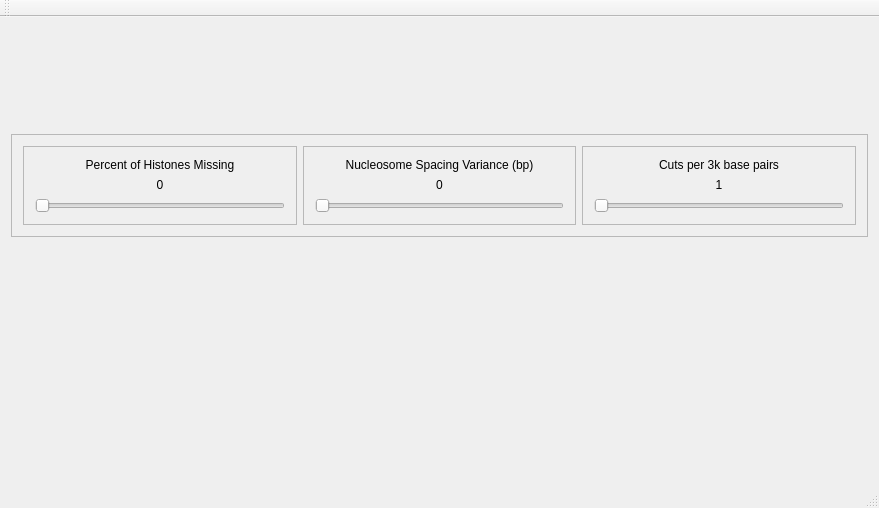
<?xml version="1.0" encoding="UTF-8"?>
<ui version="4.0">
 <class>MainWindow</class>
 <widget class="QMainWindow" name="MainWindow">
  <property name="geometry">
   <rect>
    <x>0</x>
    <y>0</y>
    <width>879</width>
    <height>508</height>
   </rect>
  </property>
  <property name="windowTitle">
   <string>MainWindow</string>
  </property>
  <widget class="QWidget" name="centralWidget">
   <layout class="QGridLayout" name="gridLayout">
    <item row="2" column="0">
     <widget class="HistoPlot" name="widget_2" native="true">
      <property name="sizePolicy">
       <sizepolicy hsizetype="Preferred" vsizetype="Preferred">
        <horstretch>0</horstretch>
        <verstretch>1</verstretch>
       </sizepolicy>
      </property>
     </widget>
    </item>
    <item row="0" column="0">
     <widget class="GLWidget" name="widget" native="true">
      <property name="sizePolicy">
       <sizepolicy hsizetype="Preferred" vsizetype="Preferred">
        <horstretch>0</horstretch>
        <verstretch>0</verstretch>
       </sizepolicy>
      </property>
      <property name="minimumSize">
       <size>
        <width>400</width>
        <height>100</height>
       </size>
      </property>
      <zorder>histoneFractionSlider</zorder>
     </widget>
    </item>
    <item row="1" column="0">
     <widget class="QFrame" name="frame">
      <property name="sizePolicy">
       <sizepolicy hsizetype="Preferred" vsizetype="Preferred">
        <horstretch>0</horstretch>
        <verstretch>0</verstretch>
       </sizepolicy>
      </property>
      <property name="frameShape">
       <enum>QFrame::StyledPanel</enum>
      </property>
      <property name="frameShadow">
       <enum>QFrame::Raised</enum>
      </property>
      <layout class="QHBoxLayout" name="horizontalLayout">
       <item>
        <widget class="QFrame" name="frame_2">
         <property name="frameShape">
          <enum>QFrame::StyledPanel</enum>
         </property>
         <property name="frameShadow">
          <enum>QFrame::Raised</enum>
         </property>
         <layout class="QVBoxLayout" name="verticalLayout">
          <item>
           <widget class="QLabel" name="label">
            <property name="text">
             <string>Percent of Histones Missing</string>
            </property>
            <property name="alignment">
             <set>Qt::AlignCenter</set>
            </property>
           </widget>
          </item>
          <item>
           <widget class="QLabel" name="label_4">
            <property name="text">
             <string>0</string>
            </property>
            <property name="alignment">
             <set>Qt::AlignCenter</set>
            </property>
           </widget>
          </item>
          <item>
           <widget class="QSlider" name="histoneFractionSlider">
            <property name="orientation">
             <enum>Qt::Horizontal</enum>
            </property>
           </widget>
          </item>
         </layout>
        </widget>
       </item>
       <item>
        <widget class="QFrame" name="frame_3">
         <property name="frameShape">
          <enum>QFrame::StyledPanel</enum>
         </property>
         <property name="frameShadow">
          <enum>QFrame::Raised</enum>
         </property>
         <layout class="QVBoxLayout" name="verticalLayout_2">
          <item>
           <widget class="QLabel" name="label_2">
            <property name="text">
             <string>Nucleosome Spacing Variance (bp)</string>
            </property>
            <property name="alignment">
             <set>Qt::AlignCenter</set>
            </property>
           </widget>
          </item>
          <item>
           <widget class="QLabel" name="label_5">
            <property name="text">
             <string>0</string>
            </property>
            <property name="alignment">
             <set>Qt::AlignCenter</set>
            </property>
           </widget>
          </item>
          <item>
           <widget class="QSlider" name="nucleosomeVarianceSlider">
            <property name="maximum">
             <number>225</number>
            </property>
            <property name="orientation">
             <enum>Qt::Horizontal</enum>
            </property>
           </widget>
          </item>
         </layout>
        </widget>
       </item>
       <item>
        <widget class="QFrame" name="frame_4">
         <property name="frameShape">
          <enum>QFrame::StyledPanel</enum>
         </property>
         <property name="frameShadow">
          <enum>QFrame::Raised</enum>
         </property>
         <layout class="QVBoxLayout" name="verticalLayout_3">
          <item>
           <widget class="QLabel" name="label_3">
            <property name="text">
             <string>Cuts per 3k base pairs</string>
            </property>
            <property name="alignment">
             <set>Qt::AlignCenter</set>
            </property>
           </widget>
          </item>
          <item>
           <widget class="QLabel" name="label_6">
            <property name="text">
             <string>1</string>
            </property>
            <property name="alignment">
             <set>Qt::AlignCenter</set>
            </property>
           </widget>
          </item>
          <item>
           <widget class="QSlider" name="cutsPer3KBPSlider">
            <property name="minimum">
             <number>1</number>
            </property>
            <property name="maximum">
             <number>20</number>
            </property>
            <property name="pageStep">
             <number>3</number>
            </property>
            <property name="orientation">
             <enum>Qt::Horizontal</enum>
            </property>
           </widget>
          </item>
         </layout>
        </widget>
       </item>
      </layout>
     </widget>
    </item>
   </layout>
  </widget>
  <widget class="QMenuBar" name="menuBar">
   <property name="geometry">
    <rect>
     <x>0</x>
     <y>0</y>
     <width>879</width>
     <height>20</height>
    </rect>
   </property>
  </widget>
  <widget class="QToolBar" name="mainToolBar">
   <attribute name="toolBarArea">
    <enum>TopToolBarArea</enum>
   </attribute>
   <attribute name="toolBarBreak">
    <bool>false</bool>
   </attribute>
  </widget>
  <widget class="QStatusBar" name="statusBar"/>
 </widget>
 <layoutdefault spacing="6" margin="11"/>
 <customwidgets>
  <customwidget>
   <class>GLWidget</class>
   <extends>QWidget</extends>
   <header>glwidget.h</header>
   <container>1</container>
   <slots>
    <slot>setMissingHistonePercent(int)</slot>
    <slot>setNucleosomeSpacingVariance(int)</slot>
    <slot>setCutsPer3kBasePairs(int)</slot>
   </slots>
  </customwidget>
  <customwidget>
   <class>HistoPlot</class>
   <extends>QWidget</extends>
   <header>qwt_histogram.h</header>
   <container>1</container>
  </customwidget>
 </customwidgets>
 <resources/>
 <connections>
  <connection>
   <sender>histoneFractionSlider</sender>
   <signal>valueChanged(int)</signal>
   <receiver>label_4</receiver>
   <slot>setNum(int)</slot>
   <hints>
    <hint type="sourcelabel">
     <x>140</x>
     <y>486</y>
    </hint>
    <hint type="destinationlabel">
     <x>139</x>
     <y>476</y>
    </hint>
   </hints>
  </connection>
  <connection>
   <sender>nucleosomeVarianceSlider</sender>
   <signal>valueChanged(int)</signal>
   <receiver>label_5</receiver>
   <slot>setNum(int)</slot>
   <hints>
    <hint type="sourcelabel">
     <x>411</x>
     <y>491</y>
    </hint>
    <hint type="destinationlabel">
     <x>415</x>
     <y>476</y>
    </hint>
   </hints>
  </connection>
  <connection>
   <sender>cutsPer3KBPSlider</sender>
   <signal>valueChanged(int)</signal>
   <receiver>label_6</receiver>
   <slot>setNum(int)</slot>
   <hints>
    <hint type="sourcelabel">
     <x>692</x>
     <y>490</y>
    </hint>
    <hint type="destinationlabel">
     <x>684</x>
     <y>467</y>
    </hint>
   </hints>
  </connection>
  <connection>
   <sender>histoneFractionSlider</sender>
   <signal>valueChanged(int)</signal>
   <receiver>widget</receiver>
   <slot>setMissingHistonePercent(int)</slot>
   <hints>
    <hint type="sourcelabel">
     <x>189</x>
     <y>492</y>
    </hint>
    <hint type="destinationlabel">
     <x>191</x>
     <y>326</y>
    </hint>
   </hints>
  </connection>
  <connection>
   <sender>nucleosomeVarianceSlider</sender>
   <signal>valueChanged(int)</signal>
   <receiver>widget</receiver>
   <slot>setNucleosomeSpacingVariance(int)</slot>
   <hints>
    <hint type="sourcelabel">
     <x>374</x>
     <y>486</y>
    </hint>
    <hint type="destinationlabel">
     <x>382</x>
     <y>401</y>
    </hint>
   </hints>
  </connection>
  <connection>
   <sender>cutsPer3KBPSlider</sender>
   <signal>valueChanged(int)</signal>
   <receiver>widget</receiver>
   <slot>setCutsPer3kBasePairs(int)</slot>
   <hints>
    <hint type="sourcelabel">
     <x>641</x>
     <y>486</y>
    </hint>
    <hint type="destinationlabel">
     <x>645</x>
     <y>350</y>
    </hint>
   </hints>
  </connection>
 </connections>
</ui>
